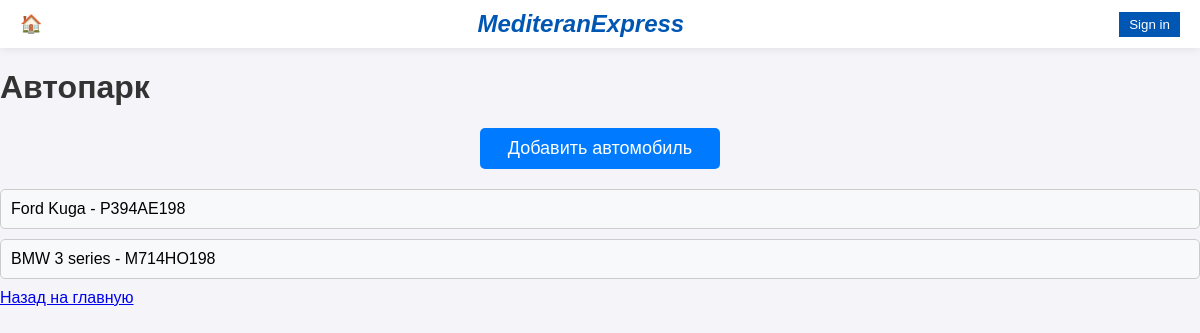
The page /autopark/ on the database as committed earlier.
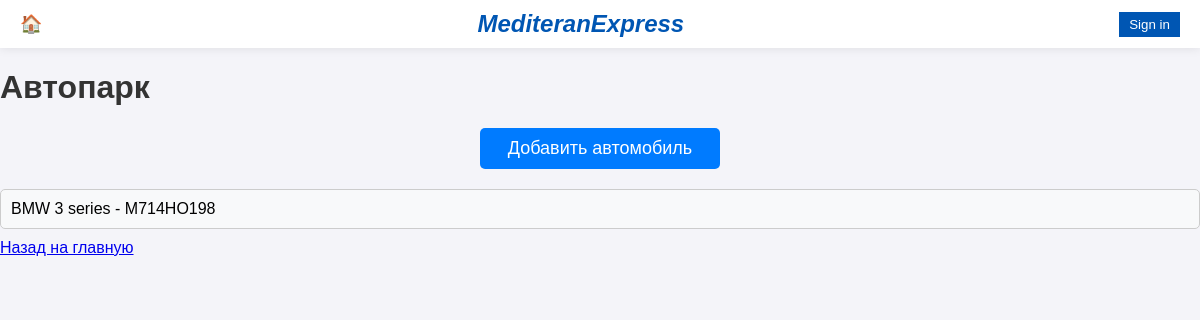
The same page on the database as committed later.
### main/models.py (models this page shows, shortened)
class Car(models.Model):
    STATUS_CHOICES = [
        ('Исправен на линии', 'Исправен на линии'),
        ('Неисправен на линии', 'Неисправен на линии'),
        ('В ремонте', 'В ремонте'),
        ('Утиль', 'Утиль'),
    ]
    brand = models.CharField(max_length=100)  # Марка автомобиля
    model = models.CharField(max_length=100)  # Модель автомобиля
    vin_code = models.CharField(max_length=17, unique=True, primary_key=True)  # Вин-код
    engine_number = models.CharField(max_length=100)  # Номер двигателя
    engine_volume = models.DecimalField(max_digits=5, decimal_places=2)  # Объем двигателя
    year_of_manufacture = models.IntegerField()  # Год выпуска
    mileage = models.IntegerField(default=0)  # Пробег
    gearbox_type = models.CharField(max_length=50)  # Вид КПП
    state_number = models.CharField(max_length=20)  # Госномер
    status = models.CharField(max_length=50)  # Статус

### main/views.py (the view, shortened to what this page needs)
# urls.py: path('autopark/', views.autopark, name='autopark'),
def autopark(request):
    cars = Car.objects.all()
    query = request.GET.get('q')
    return render(request, 'main/autopark.html', {'cars': cars})

### main/templates/main/autopark.html (shortened to what this page needs)
<!DOCTYPE html>
{% extends 'main/base.html' %}
{% block content %}
<html lang="en">
<head>
    {% load static %}
    <link rel="stylesheet" href="{% static 'css/styles.css' %}">
</head>
<body>
    <div class="container">
        <h1>Автопарк</h1>
        <a href="{% url 'add_car' %}" class="add-car-button">Добавить автомобиль</a>
        <div>
            {% for car in cars %}
                <a href="{% url 'car_detail' car.vin_code %}" class="car-item">
                    {{ car.brand }} {{ car.model }} - {{ car.state_number }}
                </a>
            {% empty %}
                <p>Нет автомобилей в автопарке.</p>
            {% endfor %}
        </div>
        <a href="{% url 'home' %}">Назад на главную</a>
    </div>
</body>
</html>
{% endblock %}

Rows that differ between the two databases and show on the page:
removed Car: brand "Ford", model "Kuga", state_number "P394AE198"
